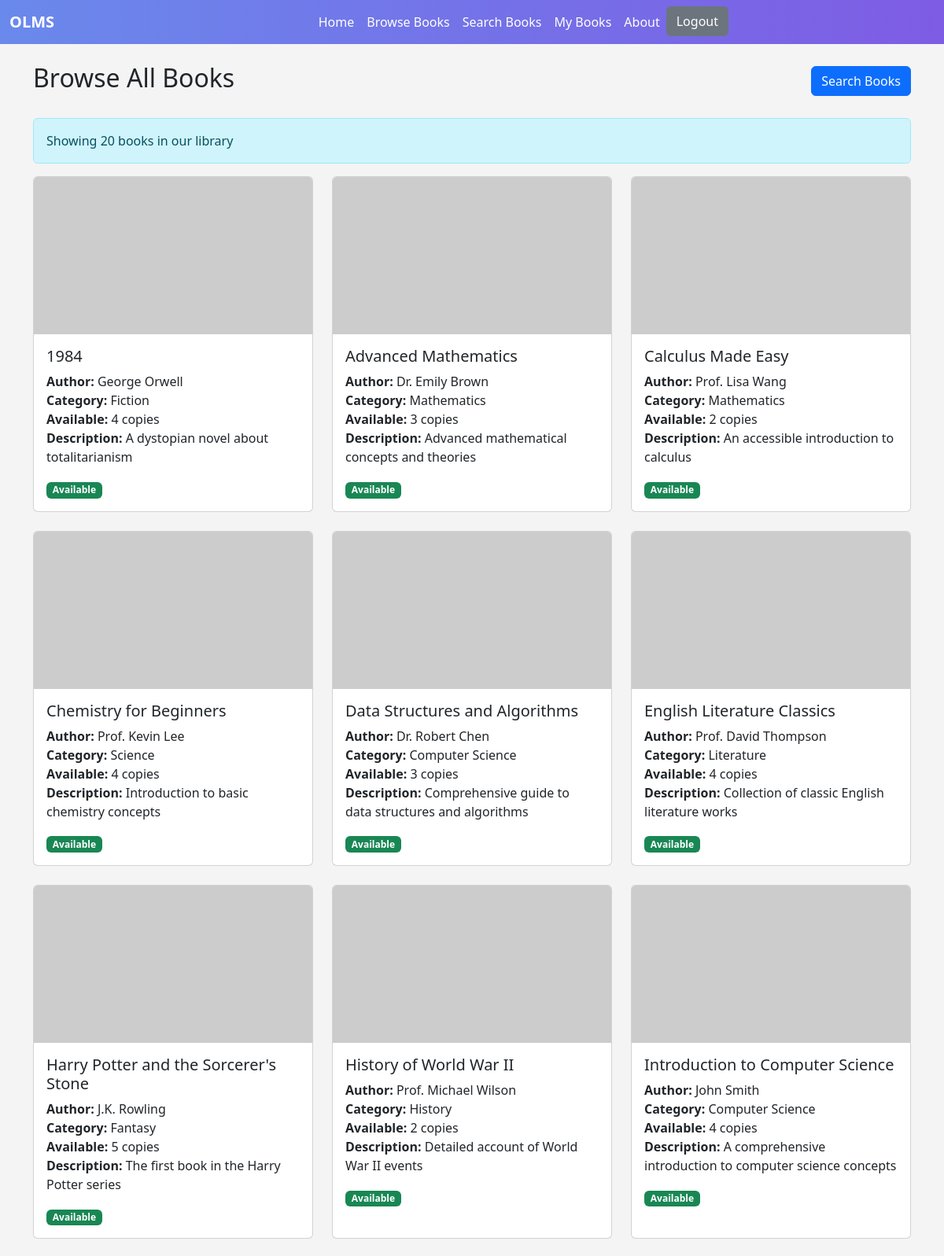
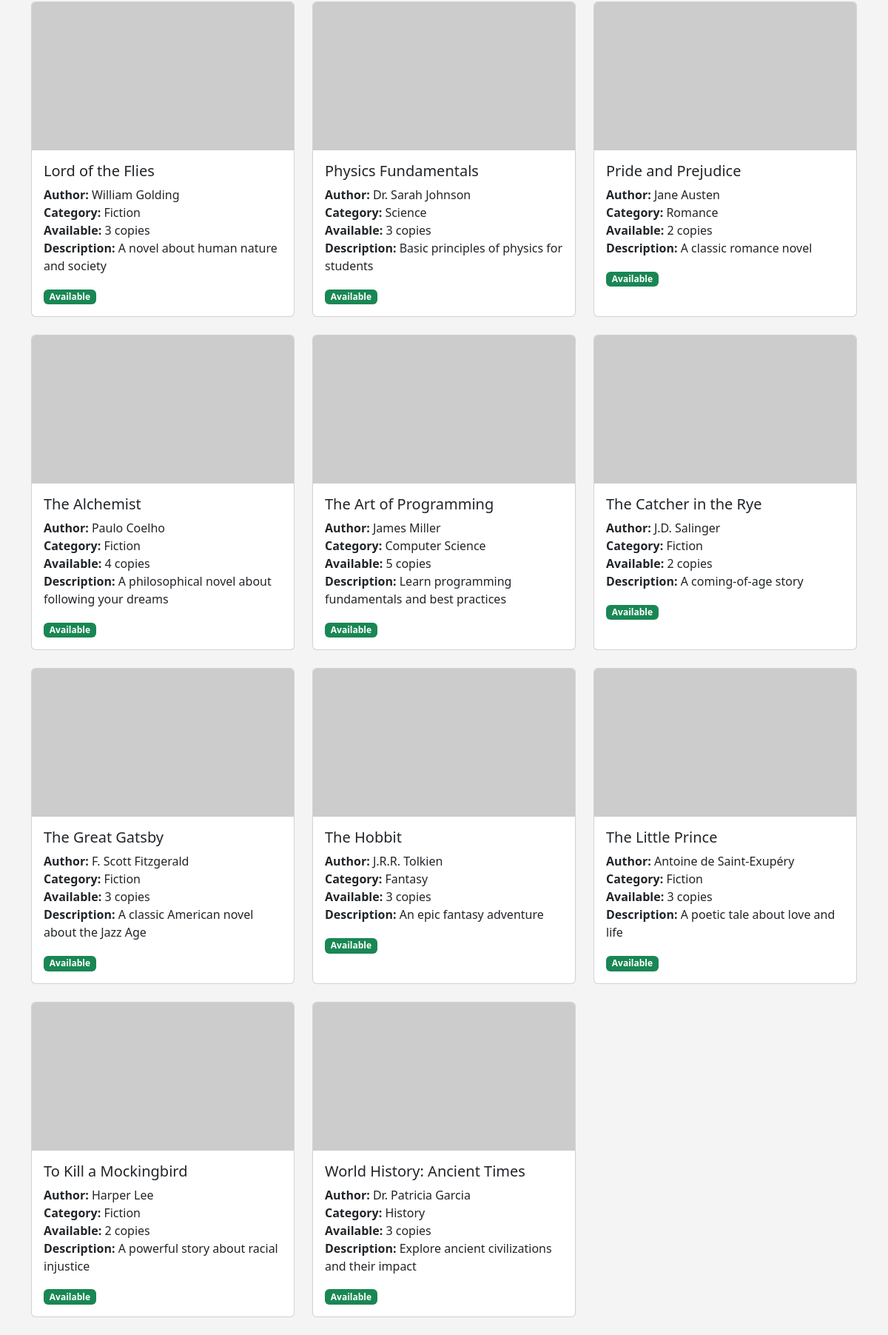
Page /dashboard/browse_books.php (signed in) on the committed database (2 pictures, top to bottom).
### tables this page shows
CREATE TABLE `books` (
  `id` int(11) NOT NULL AUTO_INCREMENT,
  `title` varchar(200) NOT NULL,
  `author` varchar(100) NOT NULL,
  `category` varchar(50) NOT NULL,
  `description` text,
  `cover` varchar(500) DEFAULT NULL,
  `quantity` int(11) DEFAULT 1,
  `created_at` timestamp DEFAULT CURRENT_TIMESTAMP,
  PRIMARY KEY (`id`)
);

### dashboard/browse_books.php (the view, shortened to what this page needs)
<?php
include("../database/config.php");
$books_query = "SELECT * FROM books ORDER BY title";
$books_result = mysqli_query($conn, $books_query);
$total_books = mysqli_num_rows($books_result);
?>
<!DOCTYPE html>
<html lang="en">
<head>
    <link href="https://cdn.jsdelivr.net/npm/bootstrap@5.3.0/dist/css/bootstrap.min.css" rel="stylesheet">
    <link rel="stylesheet" href="../asset/style.css">
</head>
<body class="user-dashboard">
    <?php include("./user_header.php"); ?>
    <div class="container mt-4">
        <div class="row">
            <div class="col-md-12">
                <div class="d-flex justify-content-between align-items-center mb-4">
                    <h2>Browse All Books</h2>
                    <a href="search_books.php" class="btn btn-primary">
                        <i class="bi bi-search"></i> Search Books
                    </a>
                </div>
                <div class="alert alert-info">
                    Showing <?php echo $total_books; ?> books in our library
                </div>
                <?php if ($total_books > 0): ?>
                <div class="row">
                    <?php while ($book = mysqli_fetch_assoc($books_result)): ?>
                    <div class="col-md-4 mb-4">
                        <div class="card h-100">
                            <img src="<?php echo !empty($book['cover']) ? htmlspecialchars($book['cover']) : 'https://via.placeholder.com/190x260?text=No+Cover'; ?>"
                                 class="card-img-top"
                                 alt="<?php echo htmlspecialchars($book['title']); ?>"
                                 style="height: 200px; object-fit: cover;">
                            <div class="card-body">
                                <h5 class="card-title"><?php echo htmlspecialchars($book['title']); ?></h5>
                                <p class="card-text">
                                    <strong>Author:</strong> <?php echo htmlspecialchars($book['author']); ?><br>
                                    <strong>Category:</strong> <?php echo htmlspecialchars($book['category']); ?><br>
                                    <strong>Available:</strong> <?php echo $book['quantity']; ?> copies<br>
                                    <?php if (!empty($book['description'])): ?>
                                        <strong>Description:</strong> <?php echo htmlspecialchars(substr($book['description'], 0, 100)) . (strlen($book['description']) > 100 ? '...' : ''); ?>
                                    <?php endif; ?>
                                </p>
                                <div class="mt-auto">
                                    <span class="badge bg-<?php echo $book['quantity'] > 0 ? 'success' : 'danger'; ?>">
                                        <?php echo $book['quantity'] > 0 ? 'Available' : 'Out of Stock'; ?>
                                    </span>
                                </div>
                            </div>
                        </div>
                    </div>
                    <?php endwhile; ?>
                </div>
                <?php endif; ?>
            </div>
        </div>
    </div>
</body>
</html>

### asset/style.css (style rules this page uses)
* { padding: 0; margin: 0; box-sizing: border-box; }
html { height: 100%; }
body { min-height: 100%; display: flex; flex-direction: column; overflow-x: hidden; width: 100%; }
.user-dashboard { background-color: #f4f4f4; overflow-x: hidden; width: 100%; }

### rows in the picture
books: title "1984", author "George Orwell", category "Fiction", quantity "4", description "A dystopian novel about totalitarianism", shows "Available"
books: title "Advanced Mathematics", author "Dr. Emily Brown", category "Mathematics", quantity "3", description "Advanced mathematical concepts and theories", shows "Available"
books: title "Calculus Made Easy", author "Prof. Lisa Wang", category "Mathematics", quantity "2", description "An accessible introduction to calculus", shows "Available"
books: title "Chemistry for Beginners", author "Prof. Kevin Lee", category "Science", quantity "4", description "Introduction to basic chemistry concepts", shows "Available"
books: title "Data Structures and Algorithms", author "Dr. Robert Chen", category "Computer Science", quantity "3", description "Comprehensive guide to data structures and algorithms", shows "Available"
books: title "English Literature Classics", author "Prof. David Thompson", category "Literature", quantity "4", description "Collection of classic English literature works", shows "Available"
books: title "Harry Potter and the Sorcerer's Stone", author "J.K. Rowling", category "Fantasy", quantity "5", description "The first book in the Harry Potter series", shows "Available"
books: title "History of World War II", author "Prof. Michael Wilson", category "History", quantity "2", description "Detailed account of World War II events", shows "Available"
books: title "Introduction to Computer Science", author "John Smith", category "Computer Science", quantity "4", description "A comprehensive introduction to computer science concepts", shows "Available"
books: title "Lord of the Flies", author "William Golding", category "Fiction", quantity "3", description "A novel about human nature and society", shows "Available"
books: title "Physics Fundamentals", author "Dr. Sarah Johnson", category "Science", quantity "3", description "Basic principles of physics for students", shows "Available"
books: title "Pride and Prejudice", author "Jane Austen", category "Romance", quantity "2", description "A classic romance novel", shows "Available"
books: title "The Alchemist", author "Paulo Coelho", category "Fiction", quantity "4", description "A philosophical novel about following your dreams", shows "Available"
books: title "The Art of Programming", author "James Miller", category "Computer Science", quantity "5", description "Learn programming fundamentals and best practices", shows "Available"
books: title "The Catcher in the Rye", author "J.D. Salinger", category "Fiction", quantity "2", description "A coming-of-age story", shows "Available"
books: title "The Great Gatsby", author "F. Scott Fitzgerald", category "Fiction", quantity "3", description "A classic American novel about the Jazz Age", shows "Available"
books: title "The Hobbit", author "J.R.R. Tolkien", category "Fantasy", quantity "3", description "An epic fantasy adventure", shows "Available"
books: title "The Little Prince", author "Antoine de Saint-Exupéry", category "Fiction", quantity "3", description "A poetic tale about love and life", shows "Available"
books: title "To Kill a Mockingbird", author "Harper Lee", category "Fiction", quantity "2", description "A powerful story about racial injustice", shows "Available"
books: title "World History: Ancient Times", author "Dr. Patricia Garcia", category "History", quantity "3", description "Explore ancient civilizations and their impact", shows "Available"

### other values in the picture
$total_books "20"
